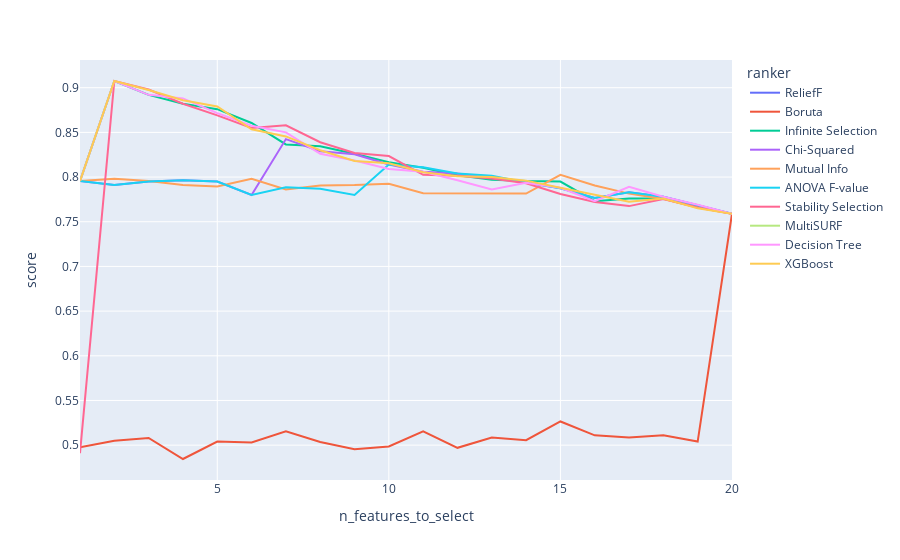

The notebook cell this image was saved under:
### Markdown cell above
Already, we notice that MultiSURF and ReliefF are missing. This is because the experiments failed. That can happen in a big benchmark! We will ignore this for now and continue with the other Feature Selectors.

👀 We can already observe, that the _average_ classification accuracy is the highest for Infinite Selection. Although it would be premature to say it is the best, this is an indication that it did will for this dataset.

Let's plot the results _per_ `n_features_to_select`. Note, that `n_features_to_select` means a validation step was run using a feature subset of size `n_features_to_select`.

### Code cell
import plotly.express as px

px.line(
    validation_scores_with_experiment_info,
    x="n_features_to_select",
    y="score",
    color="ranker"
)

### Figure 1 — Plotly figure (JSON) as saved in the notebook; plotly's stock layout.template omitted (floating-point values rounded to 4 significant figures)
{"data": [{"hovertemplate": "ranker=ReliefF<br>n_features_to_select=%{x}<br>score=%{y}<extra></extra>", "legendgroup": "ReliefF", "line": {"color": "#636efa", "dash": "solid"}, "marker": {"symbol": "circle"}, "mode": "lines", "name": "ReliefF", "orientation": "v", "showlegend": true, "type": "scatter", "x": [null], "xaxis": "x", "y": [null], "yaxis": "y"}, {"hovertemplate": "ranker=Boruta<br>n_features_to_select=%{x}<br>score=%{y}<extra></extra>", "legendgroup": "Boruta", "line": {"color": "#EF553B", "dash": "solid"}, "marker": {"symbol": "circle"}, "mode": "lines", "name": "Boruta", "orientation": "v", "showlegend": true, "type": "scatter", "x": [1, 2, 3, 4, 5, 6, 7, 8, 9, 10, 11, 12, 13, 14, 15, 16, 17, 18, 19, 20], "xaxis": "x", "y": [0.4975, 0.505, 0.508, 0.4845, 0.504, 0.503, 0.5155, 0.5035, 0.4955, 0.4985, 0.5155, 0.497, 0.5085, 0.5055, 0.5265, 0.511, 0.5085, 0.511, 0.504, 0.759], "yaxis": "y"}, {"hovertemplate": "ranker=Infinite Selection<br>n_features_to_select=%{x}<br>score=%{y}<extra></extra>", "legendgroup": "Infinite Selection", "line": {"color": "#00cc96", "dash": "solid"}, "marker": {"symbol": "circle"}, "mode": "lines", "name": "Infinite Selection", "orientation": "v", "showlegend": true, "type": "scatter", "x": [1, 2, 3, 4, 5, 6, 7, 8, 9, 10, 11, 12, 13, 14, 15, 16, 17, 18, 19, 20], "xaxis": "x", "y": [0.7955, 0.9075, 0.892, 0.882, 0.876, 0.8605, 0.8365, 0.8345, 0.826, 0.8165, 0.8105, 0.802, 0.797, 0.7955, 0.795, 0.773, 0.776, 0.776, 0.7675, 0.759], "yaxis": "y"}, {"hovertemplate": "ranker=Chi-Squared<br>n_features_to_select=%{x}<br>score=%{y}<extra></extra>", "legendgroup": "Chi-Squared", "line": {"color": "#ab63fa", "dash": "solid"}, "marker": {"symbol": "circle"}, "mode": "lines", "name": "Chi-Squared", "orientation": "v", "showlegend": true, "type": "scatter", "x": [1, 2, 3, 4, 5, 6, 7, 8, 9, 10, 11, 12, 13, 14, 15, 16, 17, 18, 19, 20], "xaxis": "x", "y": [0.7955, 0.791, 0.795, 0.7965, 0.795, 0.78, 0.8425, 0.829, 0.8255, 0.814, 0.806, 0.804, 0.799, 0.794, 0.7875, 0.7765, 0.783, 0.778, 0.7685, 0.759], "yaxis": "y"}, {"hovertemplate": "ranker=Mutual Info<br>n_features_to_select=%{x}<br>score=%{y}<extra></extra>", "legendgroup": "Mutual Info", "line": {"color": "#FFA15A", "dash": "solid"}, "marker": {"symbol": "circle"}, "mode": "lines", "name": "Mutual Info", "orientation": "v", "showlegend": true, "type": "scatter", "x": [1, 2, 3, 4, 5, 6, 7, 8, 9, 10, 11, 12, 13, 14, 15, 16, 17, 18, 19, 20], "xaxis": "x", "y": [0.7955, 0.798, 0.7955, 0.791, 0.7895, 0.798, 0.786, 0.7905, 0.791, 0.7925, 0.782, 0.782, 0.7815, 0.7815, 0.8025, 0.7905, 0.7815, 0.7755, 0.766, 0.759], "yaxis": "y"}, {"hovertemplate": "ranker=ANOVA F-value<br>n_features_to_select=%{x}<br>score=%{y}<extra></extra>", "legendgroup": "ANOVA F-value", "line": {"color": "#19d3f3", "dash": "solid"}, "marker": {"symbol": "circle"}, "mode": "lines", "name": "ANOVA F-value", "orientation": "v", "showlegend": true, "type": "scatter", "x": [1, 2, 3, 4, 5, 6, 7, 8, 9, 10, 11, 12, 13, 14, 15, 16, 17, 18, 19, 20], "xaxis": "x", "y": [0.7955, 0.791, 0.795, 0.7965, 0.795, 0.78, 0.7885, 0.787, 0.78, 0.814, 0.811, 0.804, 0.8015, 0.794, 0.7875, 0.7765, 0.783, 0.778, 0.7685, 0.759], "yaxis": "y"}, {"hovertemplate": "ranker=Stability Selection<br>n_features_to_select=%{x}<br>score=%{y}<extra></extra>", "legendgroup": "Stability Selection", "line": {"color": "#FF6692", "dash": "solid"}, "marker": {"symbol": "circle"}, "mode": "lines", "name": "Stability Selection", "orientation": "v", "showlegend": true, "type": "scatter", "x": [1, 2, 3, 4, 5, 6, 7, 8, 9, 10, 11, 12, 13, 14, 15, 16, 17, 18, 19, 20], "xaxis": "x", "y": [0.491, 0.9075, 0.898, 0.882, 0.869, 0.855, 0.858, 0.839, 0.827, 0.8235, 0.8025, 0.8015, 0.7985, 0.793, 0.781, 0.772, 0.7675, 0.7755, 0.766, 0.759], "yaxis": "y"}, {"hovertemplate": "ranker=MultiSURF<br>n_features_to_select=%{x}<br>score=%{y}<extra></extra>", "legendgroup": "MultiSURF", "line": {"color": "#B6E880", "dash": "solid"}, "marker": {"symbol": "circle"}, "mode": "lines", "name": "MultiSURF", "orientation": "v", "showlegend": true, "type": "scatter", "x": [null], "xaxis": "x", "y": [null], "yaxis": "y"}, {"hovertemplate": "ranker=Decision Tree<br>n_features_to_select=%{x}<br>score=%{y}<extra></extra>", "legendgroup": "Decision Tree", "line": {"color": "#FF97FF", "dash": "solid"}, "marker": {"symbol": "circle"}, "mode": "lines", "name": "Decision Tree", "orientation": "v", "showlegend": true, "type": "scatter", "x": [1, 2, 3, 4, 5, 6, 7, 8, 9, 10, 11, 12, 13, 14, 15, 16, 17, 18, 19, 20], "xaxis": "x", "y": [0.7955, 0.9075, 0.892, 0.888, 0.8715, 0.8575, 0.85, 0.826, 0.8185, 0.809, 0.806, 0.7965, 0.786, 0.7935, 0.788, 0.773, 0.789, 0.778, 0.769, 0.759], "yaxis": "y"}, {"hovertemplate": "ranker=XGBoost<br>n_features_to_select=%{x}<br>score=%{y}<extra></extra>", "legendgroup": "XGBoost", "line": {"color": "#FECB52", "dash": "solid"}, "marker": {"symbol": "circle"}, "mode": "lines", "name": "XGBoost", "orientation": "v", "showlegend": true, "type": "scatter", "x": [1, 2, 3, 4, 5, 6, 7, 8, 9, 10, 11, 12, 13, 14, 15, 16, 17, 18, 19, 20], "xaxis": "x", "y": [0.7955, 0.9075, 0.8975, 0.886, 0.879, 0.8535, 0.8455, 0.83, 0.818, 0.8155, 0.8055, 0.801, 0.8, 0.796, 0.788, 0.7805, 0.7725, 0.776, 0.765, 0.759], "yaxis": "y"}], "layout": {"legend": {"title": {"text": "ranker"}, "tracegroupgap": 0}, "margin": {"t": 60}, "xaxis": {"anchor": "y", "domain": [0, 1], "title": {"text": "n_features_to_select"}}, "yaxis": {"anchor": "x", "domain": [0, 1], "title": {"text": "score"}}}}
